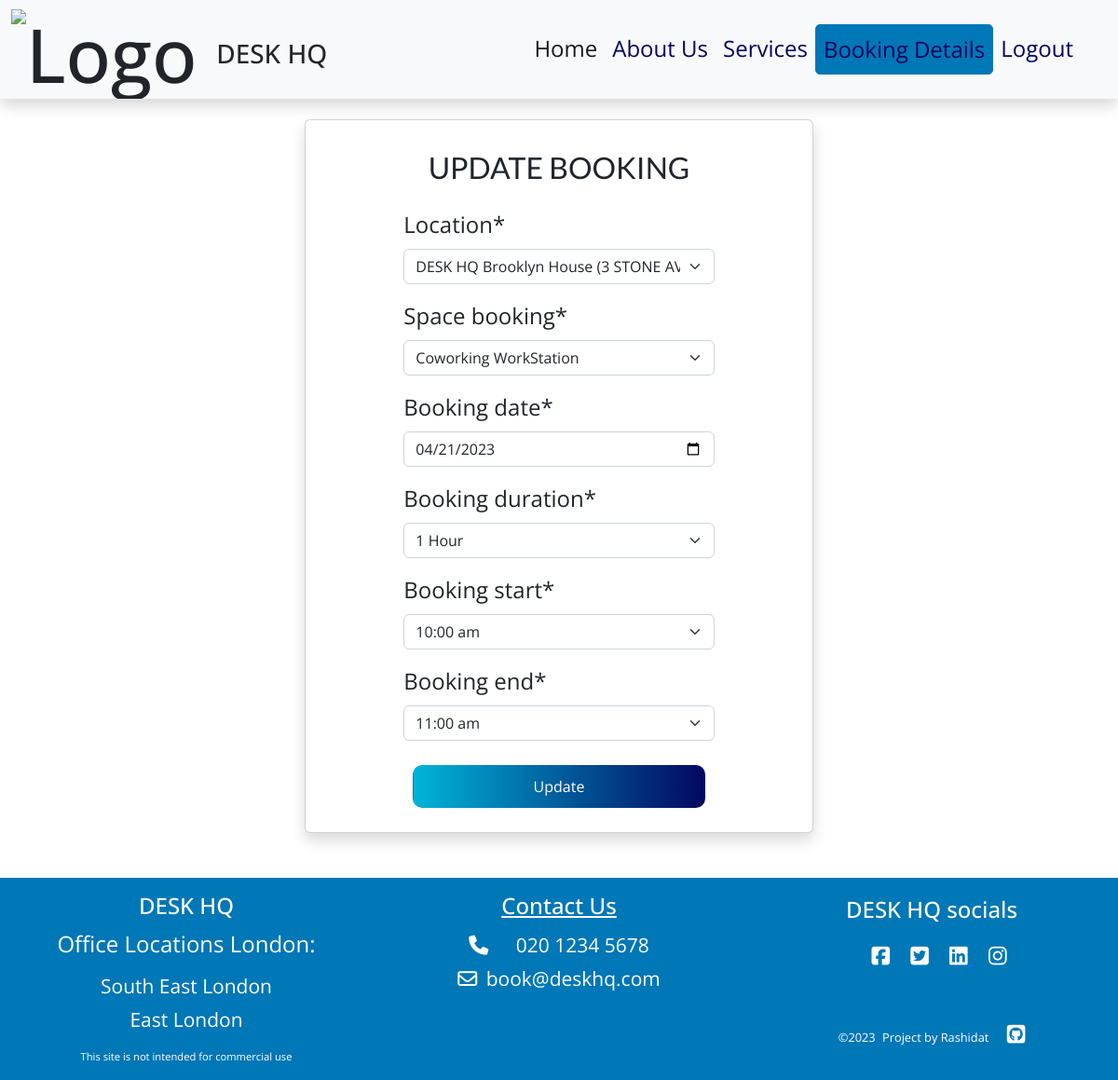
The app's page /booking_details/2/update (signed in) with its own data.
### desk/models.py (models this page shows, shortened)
class Location(models.Model):
    location_id = models.IntegerField(primary_key=True, default=1)
    location_name = models.CharField(
        max_length=200,
        choices=OFFICE_LOCATION,
        default="DESK HQ Brooklyn House (3 STONE AVENUE LONDON SU5 2AZ)")
    slug = models.SlugField(max_length=200, unique=True)
    featured_image = CloudinaryField('image', default='placeholder')
    def __str__(self):
        return self.location_name

class Booking(models.Model):
    client = models.ForeignKey(
        User, on_delete=models.CASCADE)
    location = models.ForeignKey(
        Location,
        on_delete=models.CASCADE, null=True,
        default="DESK HQ Brooklyn House (3 STONE AVENUE LONDON SE5 2AZ)")
    space_booking = models.ForeignKey(
        Service,
        on_delete=models.CASCADE, related_name='space_bookings',
        null=True, default="Day WorkStation")
    booking_date = models.DateField(
        default=(timezone.now().date() + timezone.timedelta(days=1)),
        validators=[validate_date])
    booking_duration = models.CharField(
        max_length=20,
        choices=DURATION,
        default="Anytime")
    booking_start = models.CharField(
        max_length=20,
        choices=HOURS,
        default="09:00 am")
    booking_end = models.CharField(
        max_length=20,
        choices=HOURS,
        default="09:00 am")
    created_on = models.DateTimeField(auto_now_add=True)
    updated_on = models.DateTimeField(auto_now=True)
    status = models.IntegerField(choices=STATUS, default=1)
    approved = models.BooleanField(default=False)
    class Meta:
        unique_together = [
            'location', 'space_booking', 'booking_date',
            'booking_start', 'booking_end']
        ordering = ['-created_on']

### desk/views.py (the view, shortened to what this page needs)
# urls.py: path('booking_details/<pk>/update', views.BookingUpdateView.as_view(),
class BookingUpdateView(LoginRequiredMixin, UpdateView):
    model = Booking
    form_class = BookingForm
    template_name = 'desk/update_booking.html'
    success_url = reverse_lazy('booking_details')
    def get_object(self, queryset=None):
        booking = get_object_or_404(Booking, pk=self.kwargs['pk'])
        return booking

### desk/forms.py
class BookingForm(forms.ModelForm):
    class Meta:
        model = Booking
        fields = [
            'location', 'space_booking', 'booking_date',
            'booking_duration', 'booking_start', 'booking_end']
        widgets = {
            'booking_date': forms.DateInput(attrs={'type': 'date'}),
        }

### desk/models.py (called while the page is built)
    def __str__(self):
        return f"{self.space_type}"

### desk/templates/desk/update_booking.html (shortened to what this page needs)
{% extends "base.html" %}
{% block content %}
{% load crispy_forms_tags %}
<div class="container booking-info page-top">
    <div class="row">
        <div class="col-12 col-md-8 col-lg-6 mx-auto mt-sm-4 mt-md-5 mt-lg-6 mt-5">
            <div class="card shadow">
                <div class="card-body">
                    <div class="row">
                        <div class="col-md-12 mt-3">
                            <h2 class="text-center">UPDATE BOOKING</h2>
                        </div>
                    </div>
                    <div class="row">
                        <div class="col-md-8 mt-3 offset-md-2">
                            <form method="POST">
                                {{ form | crispy }}
                                <div class="d-grid gap-2">
                                    <input class="btn btn-bookspace" type="submit" value="Update">
                                </div>
                            </form>
                        </div>
                    </div>
                </div>
            </div>
        </div>
    </div>
</div>
{% endblock %}

### static/css/base.css (style rules this page uses)
* { padding: 0; margin: 0; box-sizing: border-box; }
body { font-family: 'Open sans', sans-serif; font-size: 1.2rem; background-color: #fff; min-height: 100vh; }
h2, h3 { font-family: 'Lato', sans-serif; }
.page-top { margin-top: 5vh; }
.booking-info { min-height: 100vh; display: grid; align-content: center; }
.btn { flex: 1 1 auto; margin: 10px; padding: 10px; text-align: center; transition: 0.5s; background-size: 200% auto; color: #fff; border-radius: 10px; }
.btn-login, .btn-signup, .btn-bookspace, .btn-location { background-image: linear-gradient(to right, #00B4D8 0%, #03045E 51%, #0077B6 100%); }
@media only screen and (min-width : 481px) { body { font-size: 1.5rem; } }

### records on screen
Location: location "DESK HQ Brooklyn House (3 STONE AVENUE LONDON SE5 2AZ)"
Booking: space_booking "Coworking WorkStation", booking_date "04/21/2023", booking_duration "1 Hour", booking_start "10:00 am", booking_end "11:00 am"
